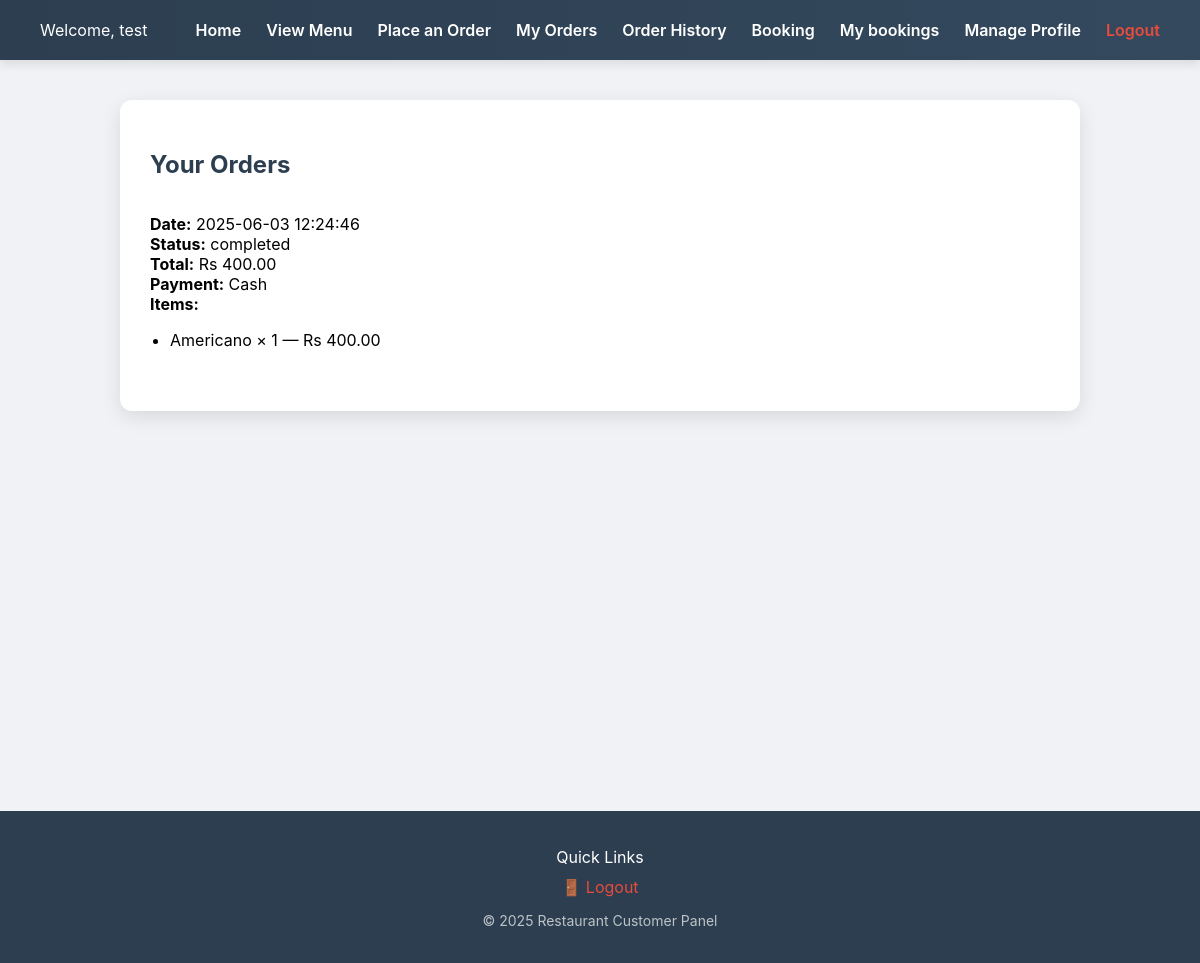
The page /my_orders.php (signed in) on the database as committed earlier.
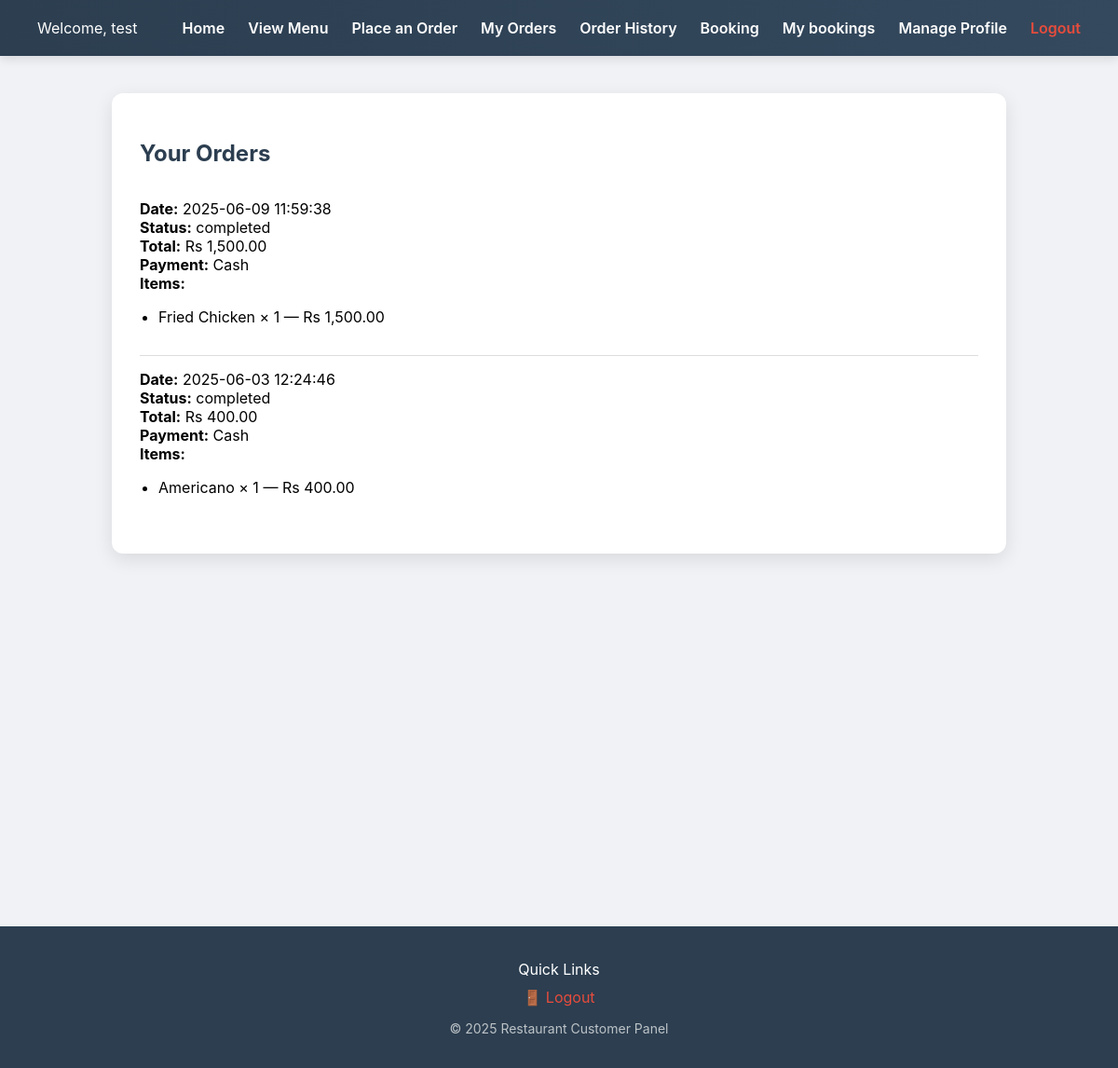
The same page on the database as committed later.
### tables this page shows
CREATE TABLE `orders` (
  `id` int(11) NOT NULL,
  `user_id` int(11) DEFAULT NULL,
  `order_date` datetime DEFAULT current_timestamp(),
  `order_details` text DEFAULT NULL,
  `total` decimal(10,2) NOT NULL,
  `status` varchar(50) DEFAULT NULL,
  `assigned_staff_id` int(11) DEFAULT NULL,
  `payment_method` varchar(50) DEFAULT NULL
);

### my_orders.php (the view, shortened to what this page needs)
<?php
include 'db_connect.php';
$userId = $_SESSION['user_id'];
try {
    $stmt = $conn->prepare("SELECT * FROM orders WHERE user_id = :uid ORDER BY order_date DESC");
    $stmt->execute([':uid' => $userId]);
    $orders = $stmt->fetchAll(PDO::FETCH_ASSOC);
} catch (PDOException $e) {
    die("Database error: " . $e->getMessage());
}
?>
<!DOCTYPE html>
<html lang="en">
<head>
</head>
<body>
<div class="navbar">
    <div>Welcome, <?= htmlspecialchars($_SESSION['username']) ?></div>
    <div>
        <ul>
            <li><a href="user_dashboard.php">Home</a></li>
            <li><a href="menu.php">View Menu</a></li>
            <li><a href="order_menu.php">Place an Order</a></li>
            <li><a href="my_orders.php">My Orders</a></li>
            <li><a href="order_history.php">Order History</a></li>
              <li><a href="book_table.php">Booking</a></li>
               <li><a href="my_bookings.php">My bookings</a></li>
            <li><a href="profile.php">Manage Profile</a></li>
            <li><a class="logout" href="logout.php">Logout</a></li>
        </ul>
    </div>
</div>
<div class="container">
    <h2>Your Orders</h2>
    <?php if (count($orders) === 0): ?>
        <p>No orders found.</p>
    <?php else: ?>
        <?php foreach ($orders as $order): ?>
            <div class="order">
                <div><strong>Date:</strong> <?= htmlspecialchars($order['order_date']) ?></div>
                <div><strong>Status:</strong> <span class="order-status"><?= htmlspecialchars($order['status']) ?></span></div>
                <div><strong>Total:</strong> Rs <?= number_format($order['total'], 2) ?></div>
                <div><strong>Payment:</strong> <?= htmlspecialchars($order['payment_method'] ?? 'N/A') ?></div>
                <div><strong>Items:</strong></div>
                <ul class="items">
                    <?php
                    $items = json_decode($order['order_details'], true);
                    if (is_array($items)) {
                        foreach ($items as $item) {
                            echo "<li>" . htmlspecialchars($item['name']) . " × " . intval($item['quantity']) . " — Rs " . number_format($item['subtotal'], 2) . "</li>";
                        }
                    } else {
                        echo "<li>No items found</li>";
                    }
                    ?>
                </ul>
            </div>
        <?php endforeach; ?>
    <?php endif; ?>
</div>
    <footer style="background-color: #2c3e50; color: white; padding: 20px 0; text-align: center; margin-top: 400px;">
    <div style="max-width: 1100px; margin: auto;">
        <p style="margin-bottom: 10px; font-size: 16px;">Quick Links</p>
        <div style="display: flex; justify-content: center; flex-wrap: wrap; gap: 20px;">
            <a href="logout.php" style="color: #e74c3c; text-decoration: none;">🚪 Logout</a>
        </div>
        <p style="margin-top: 15px; font-size: 14px; color: #bdc3c7;">&copy; <?= date("Y") ?> Restaurant Customer Panel</p>
    </div>
</footer>
</body>
</html>

Rows that differ between the two databases and show on the page:
added orders: order_date "2025-06-09 11:59:38", status "completed", total "1,500.00", payment_method "Cash", name "Fried Chicken", quantity "1", subtotal "1,500.00"
